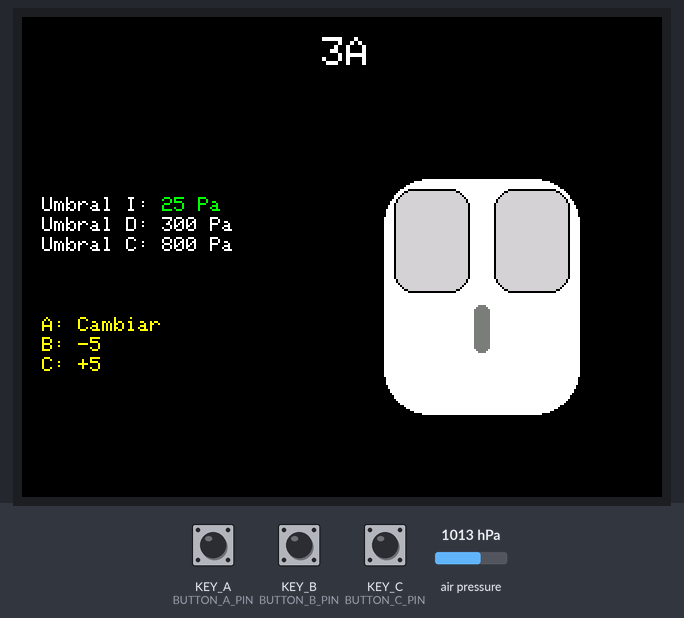
Bench run of a sketch on a simulated Seeed Wio Terminal. Parts: 320×240 colour display. The inputs (shaded band) are chosen by the test bench; at power-on: KEY_A (BUTTON_A_PIN) HIGH, air pressure 1013 hPa, KEY_B (BUTTON_B_PIN) HIGH, KEY_C (BUTTON_C_PIN) HIGH. Storage starts empty; what the sketch prints to the serial monitor is not drawn.

Above: at 3.4 s.
3.5 s: KEY_A (BUTTON_A_PIN) pulled LOW for 1 s
At 3.97 s:
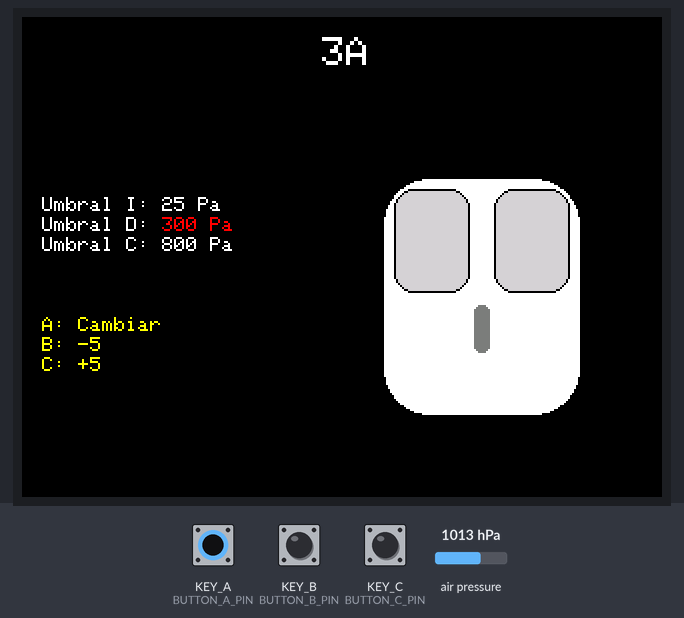
6.0 s: air pressure set to 1025 hPa
At 6.5 s:
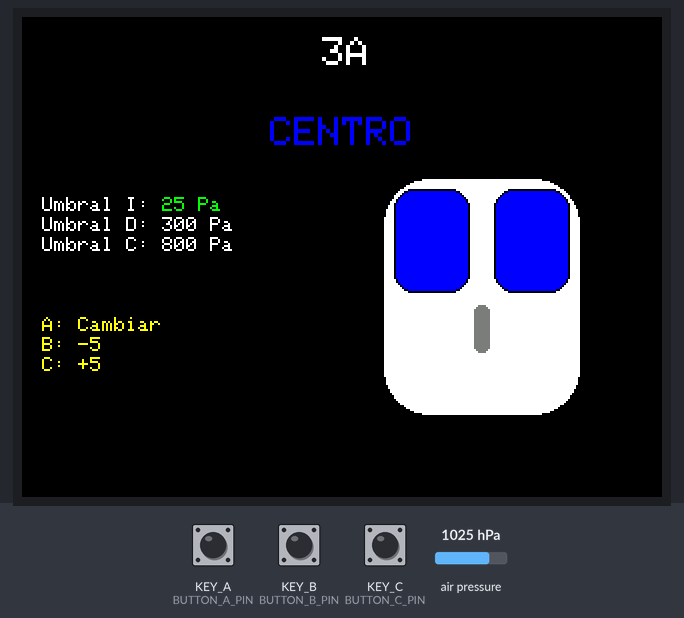
7.5 s: air pressure set to 952 hPa
At 8.7 s:
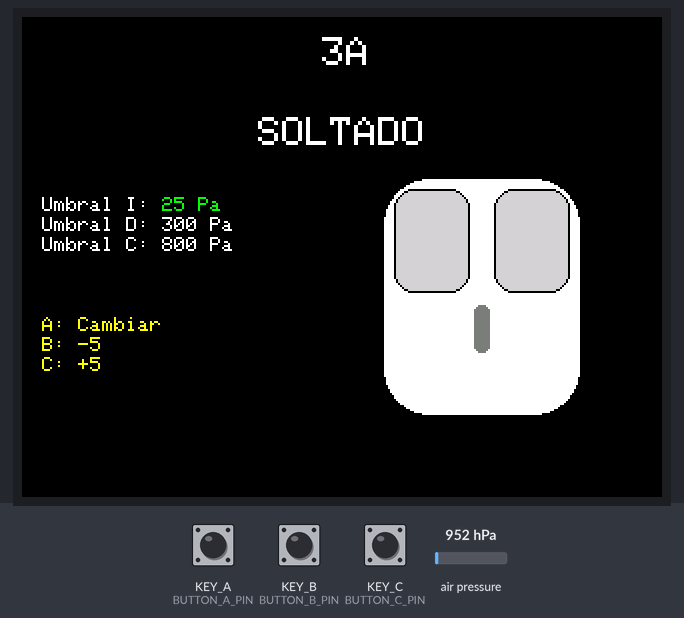
9.0 s: KEY_B (BUTTON_B_PIN) pulled LOW for 1 s
At 10.9 s:
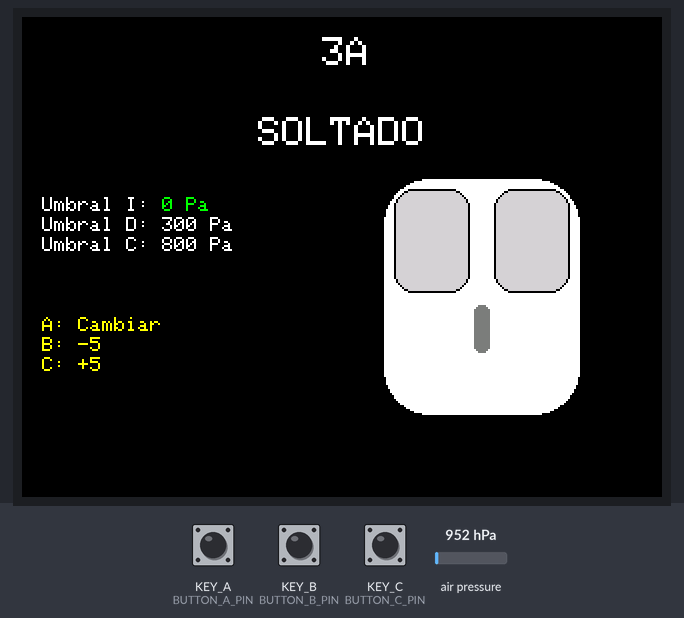
11.5 s: KEY_C (BUTTON_C_PIN) pulled LOW for 3.2 s
At 15.5 s:
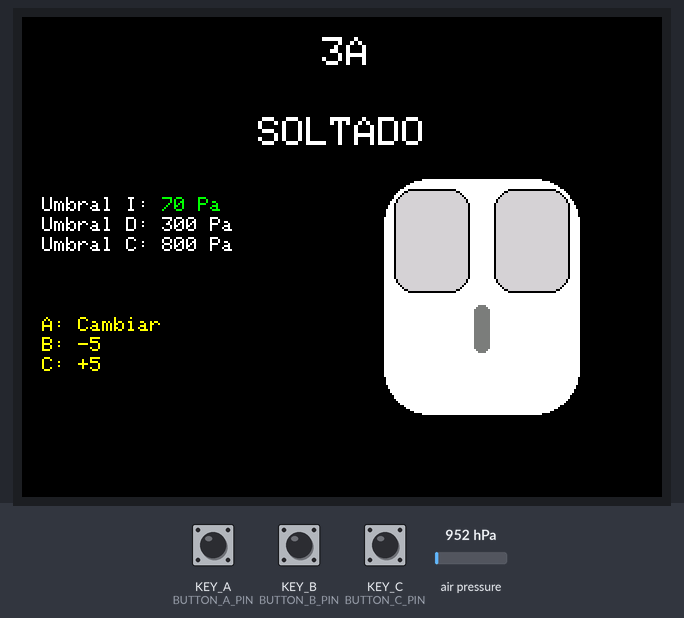
16.2 s: KEY_A (BUTTON_A_PIN) pulled LOW for 0.15 s
At 17.3 s:
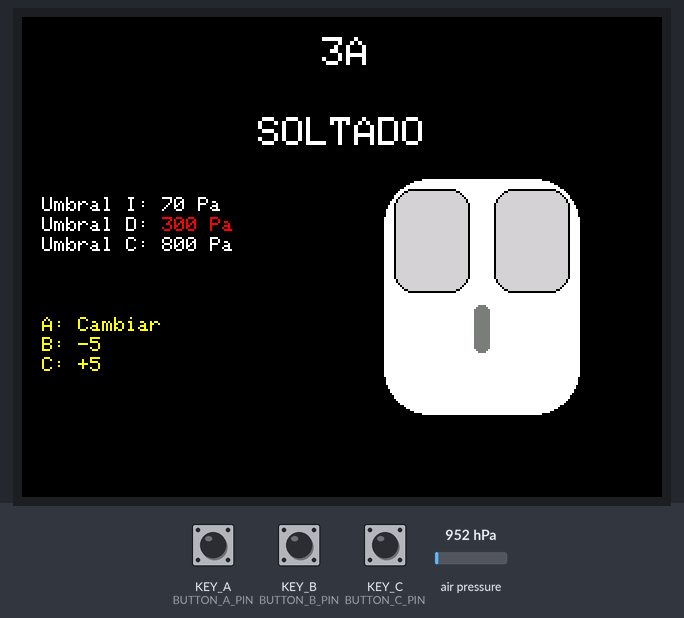
Timing chart, 0 to 18.9 s (numbered marks = the images above; inputs shaded):
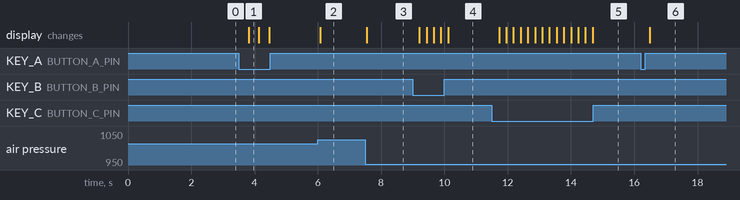

Measured:
- after the input at 3.5 s, the display: changes after 0.31 s (image 1)
- after the input at 6.0 s, the display: changes after 0.08 s (image 2)
- after the input at 7.5 s, the display: changes after 0.05 s (image 3)
- after the input at 9.0 s, the display: first changes after 0.21 s (image 4 shows a later state)
- after the input at 11.5 s, the display: first changes after 0.23 s (image 5 shows a later state)
- after the input at 16.2 s, the display: changes after 0.30 s (image 6)

The sketch:

interfaz_grafica_wio.ino
```cpp
#include "Seeed_BME280.h"
#include <Wire.h>
#include <TFT_eSPI.h>
#include <SdFat.h>

#define BUTTON_A_PIN WIO_KEY_A  // Cambiar umbral
#define BUTTON_B_PIN WIO_KEY_B  // Disminuir
#define BUTTON_C_PIN WIO_KEY_C  // Aumentar

SdFat SD;
File archivo;

BME280 bme280;
TFT_eSPI tft;

float presionBase;
float umbralDerecho = 300.0;
float umbralIzquierdo = 25.0;
float umbralCentro = 800.0;

bool izquierdo = false;
bool derecho = false;
bool centro = false;

unsigned long tiempoUltimoClickIzquierdo = 0;
unsigned long tiempoUltimoClickDerecho = 0;
unsigned long tiempoUltimoClickCentro = 0;
unsigned long tiempoUltimoEventoGlobal = 0;

const unsigned long debounceClick = 100;
const unsigned long cambioEntreBotones = 500;

int modoCalibracion = 0;
float ultimoUI = -1, ultimoUD = -1, ultimoUC = -1;
int ultimoModo = -1;

void setup() {
  Serial.begin(115200);
  pinMode(BUTTON_A_PIN, INPUT);
  pinMode(BUTTON_B_PIN, INPUT);
  pinMode(BUTTON_C_PIN, INPUT);

  if (!bme280.init()) {
    Serial.println("Error BME280");
    while (1);
  }

  tft.begin();
  tft.setRotation(3);
  tft.fillScreen(TFT_BLACK);
  tft.setTextColor(TFT_WHITE);
  tft.setTextSize(2);
  tft.drawString("3A", 150, 10);

  dibujarMouse(TFT_LIGHTGREY, TFT_LIGHTGREY);
  actualizarMiniConfig();

  delay(2000);

if (!SD.begin(SDCARD_SS_PIN)) {
  Serial.println("No se pudo inicializar SD");
}
else {
  archivo = SD.open("umbrales.txt", FILE_READ);
  if (archivo) {
    umbralIzquierdo = archivo.parseFloat();
    umbralDerecho = archivo.parseFloat();
    umbralCentro = archivo.parseFloat();
    archivo.close();
    Serial.println("Umbrales cargados de SD.");
  }
  else {
    Serial.println("Archivo de umbrales no encontrado. Usando valores por defecto.");
  }
}

  presionBase = bme280.getPressure();
}

void loop() {
  float presionActual = bme280.getPressure();
  float delta = presionActual - presionBase;
  unsigned long ahora = millis();

  bool cambiar = digitalRead(BUTTON_A_PIN) == LOW;
  bool disminuir = digitalRead(BUTTON_B_PIN) == LOW;
  bool aumentar = digitalRead(BUTTON_C_PIN) == LOW;

  if (cambiar) {
    modoCalibracion = (modoCalibracion + 1) % 3;  // 0 -> 1 -> 2 -> 0
    guardarUmbrales();
    delay(250);
  }
  if (disminuir) {
    if (modoCalibracion == 0) umbralIzquierdo = max(0.0, umbralIzquierdo - 5.0);
    else if (modoCalibracion == 1) umbralDerecho = max(5.0, umbralDerecho - 5.0);
    else umbralCentro = max(10.0, umbralCentro - 5.0);
    guardarUmbrales();
    delay(150);
  }
  if (aumentar) {
    if (modoCalibracion == 0) umbralIzquierdo += 5.0;
    else if (modoCalibracion == 1) umbralDerecho += 5.0;
    else umbralCentro += 5.0;
    guardarUmbrales();
    delay(150);
  }

  if (umbralIzquierdo != ultimoUI || umbralDerecho != ultimoUD || umbralCentro != ultimoUC || modoCalibracion != ultimoModo) {
    actualizarMiniConfig();
    ultimoUI = umbralIzquierdo;
    ultimoUD = umbralDerecho;
    ultimoUC = umbralCentro;
    ultimoModo = modoCalibracion;
  }
  // CENTRO
  if (delta > umbralCentro) {
    if (!centro && (ahora - tiempoUltimoEventoGlobal >= cambioEntreBotones)) {
      Serial.println("CENTRO");
      mostrarEstado("CENTRO", TFT_BLUE);
      dibujarMouse(TFT_BLUE, TFT_BLUE);
      centro = true;
      izquierdo = false;
      derecho = false;
      tiempoUltimoClickCentro = ahora;
      tiempoUltimoEventoGlobal = ahora;
    }
  } else if (centro && (ahora - tiempoUltimoClickCentro >= debounceClick)) {
    Serial.println("CENTRO SOLTADO");
    mostrarEstado("SOLTADO", TFT_WHITE);
    dibujarMouse(TFT_LIGHTGREY, TFT_LIGHTGREY);
    centro = false;
    tiempoUltimoClickCentro = ahora;
  }
  // DERECHO
  else if (delta > umbralDerecho && delta <= umbralCentro) {
    if (!derecho && (ahora - tiempoUltimoEventoGlobal >= cambioEntreBotones)) {
      Serial.println("CLICK DERECHO");
      mostrarEstado("CLICK DERECHO", TFT_RED);
      dibujarMouse(TFT_LIGHTGREY, TFT_RED);
      derecho = true;
      izquierdo = false;
      tiempoUltimoClickDerecho = ahora;
      tiempoUltimoEventoGlobal = ahora;
    }
  } else if (derecho && (ahora - tiempoUltimoClickDerecho >= debounceClick)) {
    Serial.println("CLICK DERECHO SOLTADO");
    mostrarEstado("SOLTADO", TFT_WHITE);
    dibujarMouse(TFT_LIGHTGREY, TFT_LIGHTGREY);
    derecho = false;
    tiempoUltimoClickDerecho = ahora;
  }
  // IZQUIERDO
  else if (delta > umbralIzquierdo && delta <= umbralDerecho) {
    if (!izquierdo && !derecho && (ahora - tiempoUltimoEventoGlobal >= cambioEntreBotones)) {
      Serial.println("CLICK IZQUIERDO PRESIONADO");
      mostrarEstado("CLICK IZQUIERDO", TFT_GREEN);
      dibujarMouse(TFT_GREEN, TFT_LIGHTGREY);
      izquierdo = true;
      tiempoUltimoClickIzquierdo = ahora;
      tiempoUltimoEventoGlobal = ahora;
    }
  } else if (izquierdo && (ahora - tiempoUltimoClickIzquierdo >= debounceClick)) {
    Serial.println("CLICK IZQUIERDO SOLTADO");
    mostrarEstado("SOLTADO", TFT_WHITE);
    dibujarMouse(TFT_LIGHTGREY, TFT_LIGHTGREY);
    izquierdo = false;
    tiempoUltimoClickIzquierdo = ahora;
  }

  delay(50);
}

void mostrarEstado(String texto, uint16_t color) {
  tft.fillRect(0, 40, 320, 40, TFT_BLACK);
  tft.setTextColor(color, TFT_BLACK);
  tft.setTextSize(2);
  int textX = (320 - texto.length() * 12) / 2;
  tft.setCursor(textX, 50);
  tft.print(texto);
}

void dibujarMouse(uint16_t colorIzq, uint16_t colorDer) {
  int w = 100, h = 120;
  int x = 180;
  int y = (240 - h) / 2 + 20;

  tft.fillRoundRect(x, y, w, h, 24, TFT_WHITE);
  tft.drawRoundRect(x, y, w, h, 24, TFT_BLACK);

  tft.fillRoundRect(x + 6, y + 6, w / 2 - 12, h / 2 - 8, 10, colorIzq);
  tft.drawRoundRect(x + 6, y + 6, w / 2 - 12, h / 2 - 8, 10, TFT_BLACK);

  tft.fillRoundRect(x + w / 2 + 6, y + 6, w / 2 - 12, h / 2 - 8, 10, colorDer);
  tft.drawRoundRect(x + w / 2 + 6, y + 6, w / 2 - 12, h / 2 - 8, 10, TFT_BLACK);

  tft.fillRoundRect(x + w / 2 - 4, y + h / 2 + 4, 8, 24, 3, TFT_DARKGREY);
}

void actualizarMiniConfig() {
  tft.fillRect(0, 80, 140, 100, TFT_BLACK);
  tft.setTextColor(TFT_WHITE);
  tft.setTextSize(1);
  tft.setCursor(10, 90);

  tft.print("Umbral I: ");
  tft.setTextColor(modoCalibracion == 0 ? TFT_GREEN : TFT_WHITE);
  tft.print(umbralIzquierdo, 0);
  tft.println(" Pa");

  tft.setTextColor(TFT_WHITE);
  tft.setCursor(10, 100);
  tft.print("Umbral D: ");
  tft.setTextColor(modoCalibracion == 1 ? TFT_RED : TFT_WHITE);
  tft.print(umbralDerecho, 0);
  tft.println(" Pa");

  tft.setTextColor(TFT_WHITE);
  tft.setCursor(10, 110);
  tft.print("Umbral C: ");
  tft.setTextColor(modoCalibracion == 2 ? TFT_BLUE : TFT_WHITE);
  tft.print(umbralCentro, 0);
  tft.println(" Pa");

  tft.setTextColor(TFT_YELLOW);
  tft.setTextSize(1);
  tft.setCursor(10, 150);
  tft.println("A: Cambiar");
  tft.setCursor(10, 160);
  tft.println("B: -5");
  tft.setCursor(10, 170);
  tft.println("C: +5");
}

void guardarUmbrales() {
  archivo = SD.open("umbrales.txt", FILE_WRITE);
  if (archivo) {
    archivo.println(umbralIzquierdo);
    archivo.println(umbralDerecho);
    archivo.println(umbralCentro);
    archivo.close();
    Serial.println("Umbrales guardados.");
  } else {
    Serial.println("Error al guardar umbrales.");
  }
}
```
